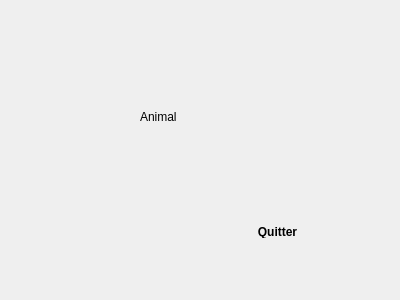
<?xml version="1.0" encoding="UTF-8"?>
<ui version="4.0">
 <class>animale</class>
 <widget class="QDialog" name="animale">
  <property name="geometry">
   <rect>
    <x>0</x>
    <y>0</y>
    <width>400</width>
    <height>300</height>
   </rect>
  </property>
  <property name="windowTitle">
   <string>Dialog</string>
  </property>
  <widget class="QLabel" name="label">
   <property name="geometry">
    <rect>
     <x>140</x>
     <y>110</y>
     <width>47</width>
     <height>14</height>
    </rect>
   </property>
   <property name="text">
    <string>Animal</string>
   </property>
  </widget>
  <widget class="QPushButton" name="pushButton">
   <property name="geometry">
    <rect>
     <x>240</x>
     <y>220</y>
     <width>75</width>
     <height>23</height>
    </rect>
   </property>
   <property name="styleSheet">
    <string notr="true">color: &quot;red&quot;;

padding: 5px;
border-radius: 5px;

font-weight: bold;
</string>
   </property>
   <property name="text">
    <string>Quitter</string>
   </property>
  </widget>
 </widget>
 <resources/>
 <connections>
  <connection>
   <sender>pushButton</sender>
   <signal>clicked()</signal>
   <receiver>animale</receiver>
   <slot>accept()</slot>
   <hints>
    <hint type="sourcelabel">
     <x>290</x>
     <y>227</y>
    </hint>
    <hint type="destinationlabel">
     <x>466</x>
     <y>224</y>
    </hint>
   </hints>
  </connection>
 </connections>
</ui>
